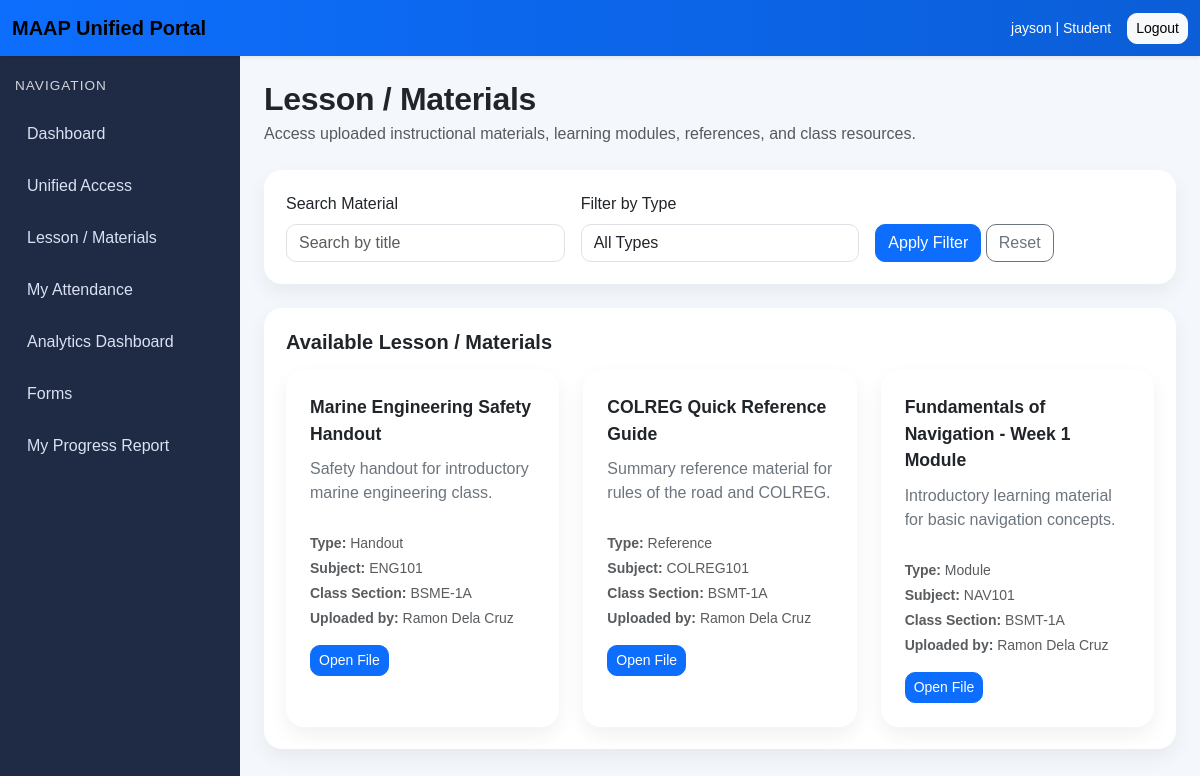
The page /materials/ (signed in) on the database as committed earlier.
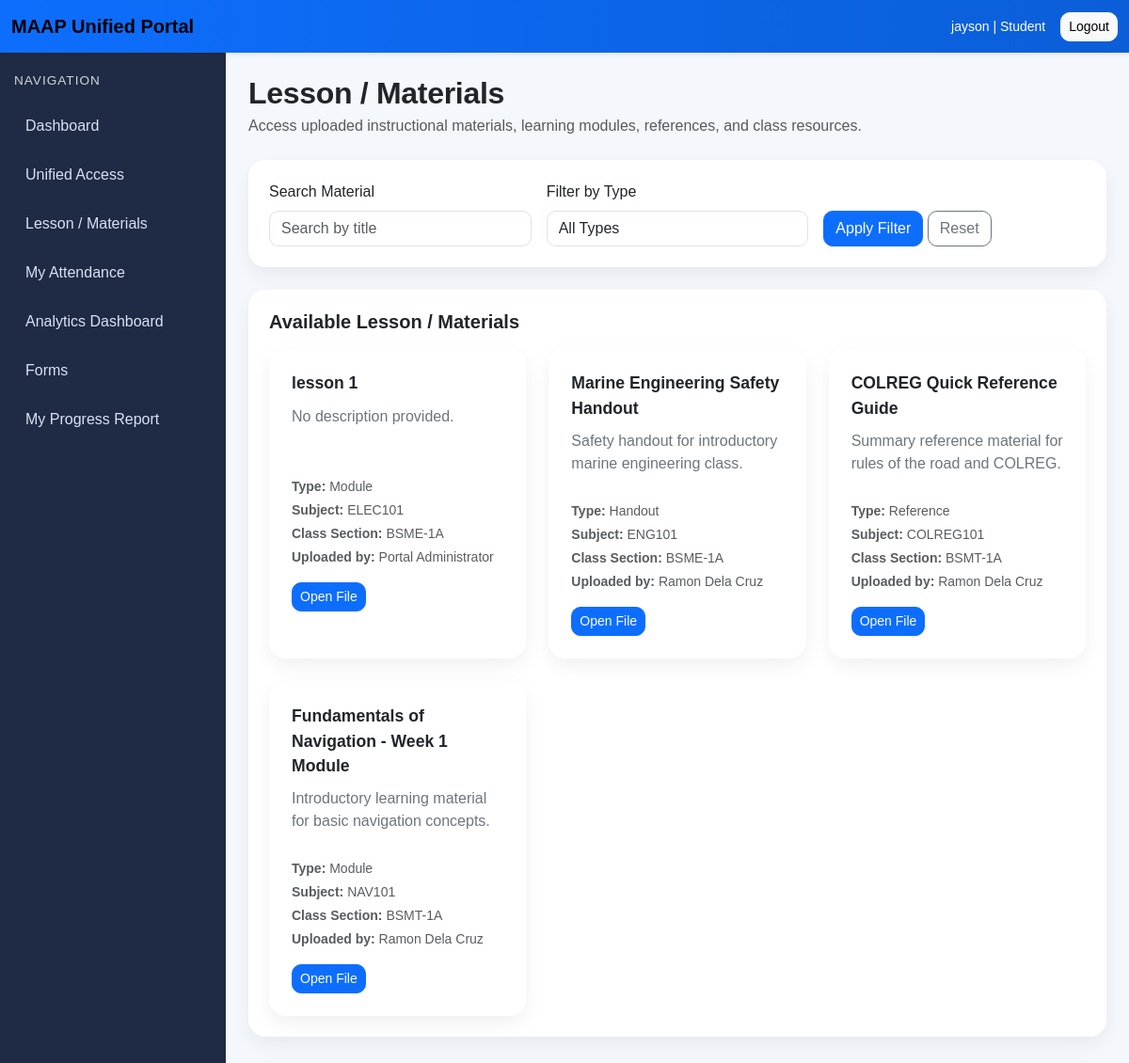
The same page on the database as committed later.
### materials/models.py (models this page shows, shortened)
class LessonMaterial(models.Model):
    MATERIAL_TYPE_CHOICES = [
        ("lesson", "Lesson"),
        ("module", "Module"),
        ("presentation", "Presentation"),
        ("handout", "Handout"),
        ("activity", "Activity"),
        ("reference", "Reference"),
        ("link", "External Link"),
    ]
    VISIBILITY_CHOICES = [
        ("all", "All Users"),
        ("students", "Students Only"),
        ("faculty", "Faculty Only"),
    ]
    title = models.CharField(max_length=200)
    description = models.TextField(blank=True)
    material_type = models.CharField(
        max_length=30,
        choices=MATERIAL_TYPE_CHOICES,
        default="lesson"
    )
    subject = models.ForeignKey(
        Subject,
        on_delete=models.SET_NULL,
        null=True,
        blank=True,
        related_name="lesson_materials"
    )
    class_section = models.ForeignKey(
        ClassSection,
        on_delete=models.SET_NULL,
        null=True,
        blank=True,
        related_name="lesson_materials"
    )
    file = models.FileField(
        upload_to="lesson_materials/",
        null=True,
        blank=True
    )
    external_link = models.URLField(blank=True)
    visibility = models.CharField(
        max_length=20,
        choices=VISIBILITY_CHOICES,
        default="all"
    )
    uploaded_by = models.ForeignKey(
        settings.AUTH_USER_MODEL,
        on_delete=models.SET_NULL,
        null=True,
        blank=True,
        related_name="uploaded_lesson_materials"
    )
    is_active = models.BooleanField(default=True)
    uploaded_at = models.DateTimeField(auto_now_add=True)
    class Meta:
        ordering = ["-uploaded_at"]

### academics/models.py (models this page shows, shortened)
class Subject(models.Model):
    code = models.CharField(max_length=20, unique=True)
    title = models.CharField(max_length=200)
    units = models.PositiveIntegerField(default=3)
    department = models.ForeignKey(
        Department,
        on_delete=models.SET_NULL,
        null=True,
        blank=True,
        related_name="subjects"
    )
    class Meta:
        ordering = ["code"]

class ClassSection(models.Model):
    subject = models.ForeignKey(
        Subject,
        on_delete=models.CASCADE,
        related_name="class_sections"
    )
    faculty = models.ForeignKey(
        FacultyProfile,
        on_delete=models.SET_NULL,
        null=True,
        blank=True,
        related_name="classes_handled"
    )
    section_name = models.CharField(max_length=50)
    term = models.CharField(max_length=30)
    school_year = models.CharField(max_length=20)
    schedule = models.CharField(max_length=100, blank=True)
    room = models.CharField(max_length=50, blank=True)
    class Meta:
        ordering = ["school_year", "term", "section_name"]
        unique_together = ("subject", "section_name", "term", "school_year")

### accounts/models.py (models this page shows, shortened)
class CustomUser(AbstractUser):
    ROLE_CHOICES = [
        ("admin", "Admin"),
        ("faculty", "Faculty"),
        ("student", "Student"),
    ]
    role = models.CharField(max_length=20, choices=ROLE_CHOICES, default="student")

### materials/views.py (the view)
# urls.py: path("", views.lesson_materials_repository, name="lesson-materials"),
@login_required
def lesson_materials_repository(request):
    can_upload = request.user.role in ["admin", "faculty"]
    if request.method == "POST":
        if not can_upload:
            messages.error(request, "You are not allowed to upload lesson materials.")
            return redirect("lesson-materials")
        form = LessonMaterialForm(request.POST, request.FILES, user=request.user)
        if form.is_valid():
            material = form.save(commit=False)
            material.uploaded_by = request.user
            material.save()
            messages.success(request, "Lesson material uploaded successfully.")
            return redirect("lesson-materials")
    else:
        form = LessonMaterialForm(user=request.user)
    materials = (
        LessonMaterial.objects
        .filter(is_active=True)
        .select_related("subject", "class_section", "uploaded_by")
        .order_by("-uploaded_at")
    )
    if request.user.role == "student":
        materials = materials.exclude(visibility="faculty")
    elif request.user.role == "faculty":
        materials = materials.exclude(visibility="students")
    elif request.user.role != "admin":
        materials = materials.filter(visibility="all")
    selected_type = request.GET.get("type", "")
    selected_keyword = request.GET.get("q", "")
    if selected_type:
        materials = materials.filter(material_type=selected_type)
    if selected_keyword:
        materials = materials.filter(title__icontains=selected_keyword)
    context = {
        "page_title": "Lesson / Materials",
        "form": form,
        "materials": materials,
        "can_upload": can_upload,
        "selected_type": selected_type,
        "selected_keyword": selected_keyword,
        "material_type_choices": LessonMaterial.MATERIAL_TYPE_CHOICES,
    }
    return render(request, "materials/lesson_materials_repository.html", context)

### templates/materials/lesson_materials_repository.html (shortened to what this page needs)
{% extends "base.html" %}
{% block content %}
<div class="page-header">
    <h2 class="fw-bold mb-1">Lesson / Materials</h2>
    <p class="text-muted mb-0">
        Access uploaded instructional materials, learning modules, references, and class resources.
    </p>
</div>
<div class="section-box mb-4">
    <form method="get" class="row g-3 align-items-end">
        <div class="col-md-4">
            <label class="form-label">Search Material</label>
            <input type="text"
                   name="q"
                   class="form-control"
                   value="{{ selected_keyword }}"
                   placeholder="Search by title">
        </div>
        <div class="col-md-4">
            <label class="form-label">Filter by Type</label>
            <select name="type" class="form-control">
                <option value="">All Types</option>
            </select>
        </div>
        <div class="col-md-4">
            <button type="submit" class="btn btn-primary">Apply Filter</button>
            <a href="{% url 'lesson-materials' %}" class="btn btn-outline-secondary">Reset</a>
        </div>
    </form>
</div>
<div class="section-box">
    <h5 class="fw-bold mb-3">Available Lesson / Materials</h5>
    <div class="row g-4">
        {% for item in materials %}
        <div class="col-md-6 col-xl-4">
            <div class="card access-card h-100">
                <div class="card-body">
                    <div class="access-card-title">{{ item.title }}</div>
                    <p class="access-card-text">
                        {{ item.description|default:"No description provided." }}
                    </p>
                    <p class="small text-muted mb-1">
                        <strong>Type:</strong> {{ item.get_material_type_display }}
                    </p>
                    <p class="small text-muted mb-1">
                        <strong>Subject:</strong>
                        {% if item.subject %}
                            {{ item.subject.code }}
                        {% else %}
                            General
                        {% endif %}
                    </p>
                    <p class="small text-muted mb-1">
                        <strong>Class Section:</strong>
                        {% if item.class_section %}
                            {{ item.class_section.section_name }}
                        {% else %}
                            All Sections
                        {% endif %}
                    </p>
                    <p class="small text-muted mb-3">
                        <strong>Uploaded by:</strong>
                        {% if item.uploaded_by %}
                            {{ item.uploaded_by.get_full_name|default:item.uploaded_by.username }}
                        {% else %}
                            -
                        {% endif %}
                    </p>
                    <div class="d-flex gap-2 flex-wrap">
                        {% if item.file %}
                            <a href="{{ item.file.url }}"
                               target="_blank"
                               class="btn btn-primary btn-sm">
                                Open File
                            </a>
                        {% endif %}
                    </div>
                </div>
            </div>
        </div>
        {% empty %}
        <div class="col-12">
            <p class="text-muted mb-0">No lesson materials available yet.</p>
        </div>
        {% endfor %}
    </div>
</div>
{% endblock %}

Rows that differ between the two databases and show on the page:
added LessonMaterial: title "lesson 1", description "No description provided.", material_type "Module", subject.code "ELEC101", class_section.section_name "BSME-1A", uploaded_by.get_full_name "Portal Administrator"
